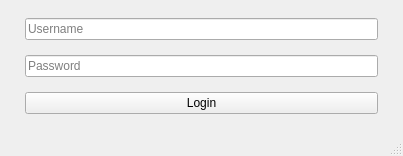
<?xml version="1.0" encoding="UTF-8"?>
<ui version="4.0">
 <class>MainWindow</class>
 <widget class="QMainWindow" name="MainWindow">
  <property name="geometry">
   <rect>
    <x>0</x>
    <y>0</y>
    <width>403</width>
    <height>156</height>
   </rect>
  </property>
  <property name="windowTitle">
   <string>MainWindow</string>
  </property>
  <widget class="QWidget" name="centralwidget">
   <layout class="QVBoxLayout" name="verticalLayout">
    <property name="leftMargin">
     <number>25</number>
    </property>
    <property name="rightMargin">
     <number>25</number>
    </property>
    <item>
     <widget class="QLineEdit" name="lineEdit">
      <property name="toolTip">
       <string>Enter username</string>
      </property>
      <property name="placeholderText">
       <string>Username</string>
      </property>
     </widget>
    </item>
    <item>
     <widget class="QLineEdit" name="lineEdit_2">
      <property name="toolTip">
       <string>Enter Password</string>
      </property>
      <property name="placeholderText">
       <string>Password</string>
      </property>
     </widget>
    </item>
    <item>
     <widget class="QPushButton" name="pushButton">
      <property name="text">
       <string>Login</string>
      </property>
     </widget>
    </item>
   </layout>
  </widget>
  <widget class="QMenuBar" name="menubar">
   <property name="geometry">
    <rect>
     <x>0</x>
     <y>0</y>
     <width>403</width>
     <height>21</height>
    </rect>
   </property>
  </widget>
  <widget class="QStatusBar" name="statusbar"/>
 </widget>
 <resources/>
 <connections/>
</ui>
